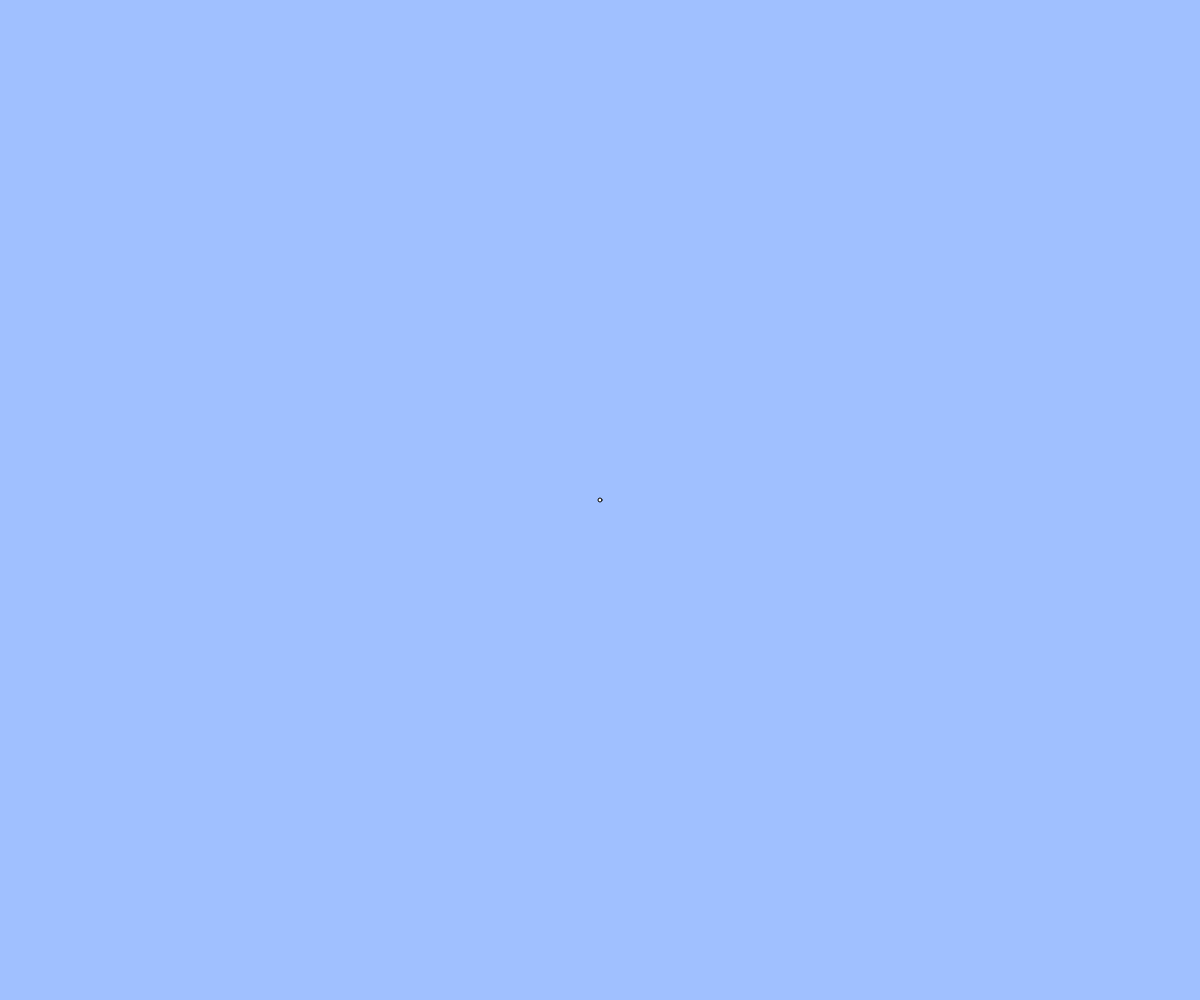
Frame 1 (no input)
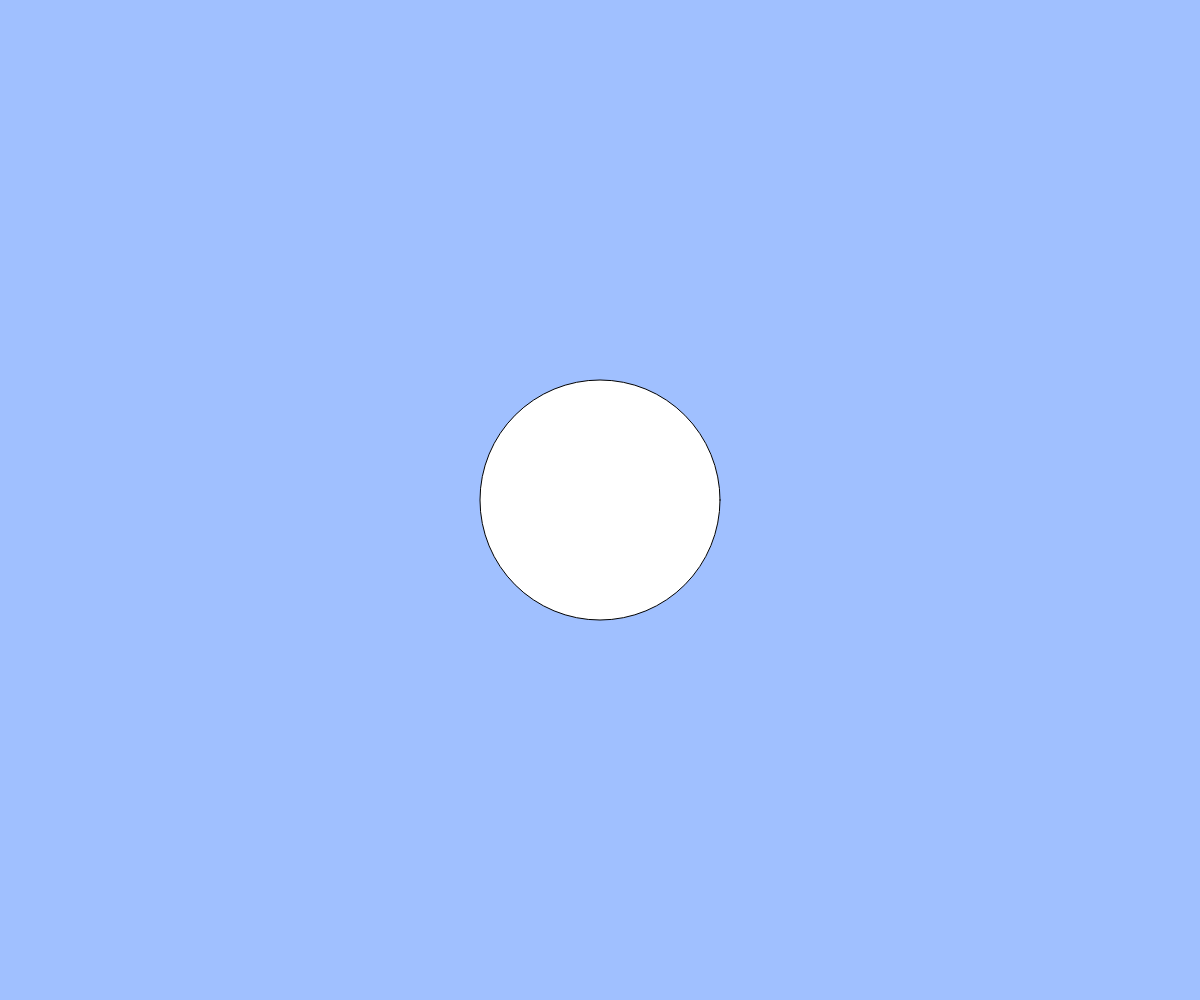
Frame 60 (no input)
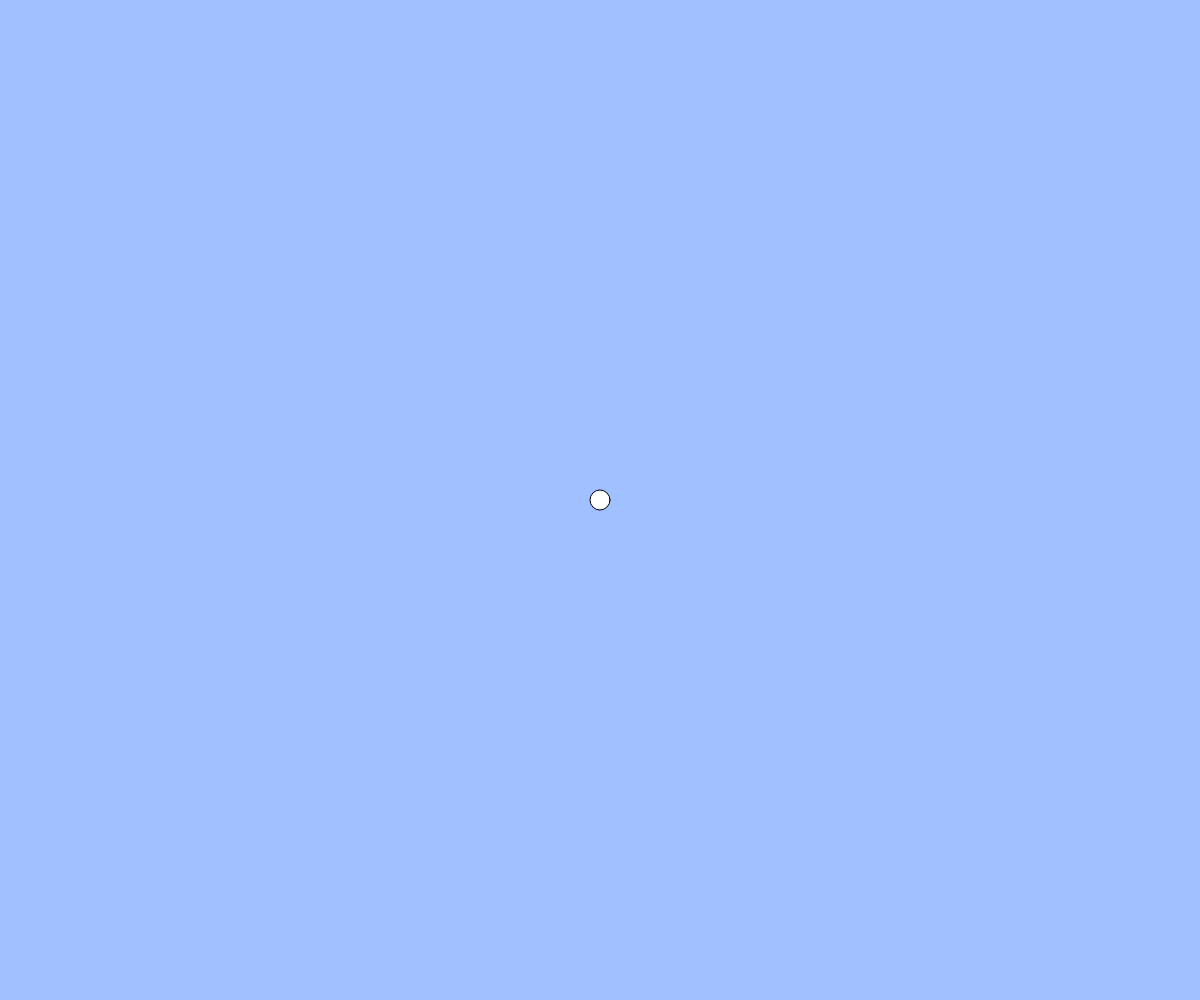
Frame 120 (the mouse pressed at the canvas centre since frame 60)

The p5.js sketch that drew these frames (run headless with seeded random() and noise() and a simulated clock; from frame 60 on, the mouse is pressed at the canvas centre):

// p5.js sketch
// ── sketch.js
// 練習問題「心臓の鼓動のように大きくなったり小さくなったりする円」
let count;
let cycle;
let size;

function setup(){
  createCanvas(windowWidth, windowHeight);
  count = 0;
  cycle = 100;
}

function draw(){
  background(160, 192, 255);
  count = (count + 0.8) % cycle;
  // BLANK[1]
  if(count < 50){
    size = count;
  }
  else{
    size = 100 - count;
  }
  ellipse(width / 2, height / 2, size * 5);
}
